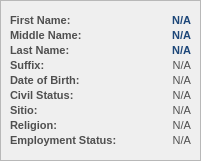
     <widget class="QFrame" name="basePopUpBodyFrame_4">
      <property name="geometry">
       <rect>
        <x>180</x>
        <y>10</y>
        <width>201</width>
        <height>161</height>
       </rect>
      </property>
      <property name="styleSheet">
       <string notr="true">#basePopUpBodyFrame_4 {
	background-color: rgb(247, 247, 247);
	border: 1px solid rgb(194, 194, 194);
	border-radius: 10px;
}</string>
      </property>
      <property name="frameShape">
       <enum>QFrame::Shape::StyledPanel</enum>
      </property>
      <property name="frameShadow">
       <enum>QFrame::Shadow::Raised</enum>
      </property>
      <widget class="QLabel" name="cp_displayFirstName">
       <property name="geometry">
        <rect>
         <x>80</x>
         <y>10</y>
         <width>111</width>
         <height>21</height>
        </rect>
       </property>
       <property name="font">
        <font>
         <family>Arial</family>
         <pointsize>8</pointsize>
         <bold>true</bold>
        </font>
       </property>
       <property name="styleSheet">
        <string notr="true">#cp_displayFirstName{
	background-color:transparent;
	color:#1c4678;
}</string>
       </property>
       <property name="text">
        <string>N/A</string>
       </property>
       <property name="alignment">
        <set>Qt::AlignmentFlag::AlignRight|Qt::AlignmentFlag::AlignTrailing|Qt::AlignmentFlag::AlignVCenter</set>
       </property>
      </widget>
      <widget class="QLabel" name="cp_labelFirstName">
       <property name="geometry">
        <rect>
         <x>10</x>
         <y>10</y>
         <width>81</width>
         <height>21</height>
        </rect>
       </property>
       <property name="font">
        <font>
         <family>Arial</family>
         <pointsize>8</pointsize>
         <bold>true</bold>
        </font>
       </property>
       <property name="styleSheet">
        <string notr="true">#cp_labelFirstName{
	background-color:transparent;
	color:#4f4f4f;
}</string>
       </property>
       <property name="text">
        <string>First Name:</string>
       </property>
       <property name="alignment">
        <set>Qt::AlignmentFlag::AlignLeading|Qt::AlignmentFlag::AlignLeft|Qt::AlignmentFlag::AlignVCenter</set>
       </property>
      </widget>
      <widget class="QLabel" name="cp_labelLastName">
       <property name="geometry">
        <rect>
         <x>10</x>
         <y>40</y>
         <width>71</width>
         <height>21</height>
        </rect>
       </property>
       <property name="font">
        <font>
         <family>Arial</family>
         <pointsize>8</pointsize>
         <bold>true</bold>
        </font>
       </property>
       <property name="styleSheet">
        <string notr="true">#cp_labelLastName{
	background-color:transparent;
	color:#4f4f4f;
}</string>
       </property>
       <property name="text">
        <string>Last Name:</string>
       </property>
       <property name="alignment">
        <set>Qt::AlignmentFlag::AlignLeading|Qt::AlignmentFlag::AlignLeft|Qt::AlignmentFlag::AlignVCenter</set>
       </property>
      </widget>
      <widget class="QLabel" name="cp_displayLastName">
       <property name="geometry">
        <rect>
         <x>80</x>
         <y>40</y>
         <width>111</width>
         <height>21</height>
        </rect>
       </property>
       <property name="font">
        <font>
         <family>Arial</family>
         <pointsize>8</pointsize>
         <bold>true</bold>
        </font>
       </property>
       <property name="styleSheet">
        <string notr="true">#cp_displayLastName{
	background-color:transparent;
	color:#1c4678;
}</string>
       </property>
       <property name="text">
        <string>N/A</string>
       </property>
       <property name="alignment">
        <set>Qt::AlignmentFlag::AlignRight|Qt::AlignmentFlag::AlignTrailing|Qt::AlignmentFlag::AlignVCenter</set>
       </property>
      </widget>
      <widget class="QLabel" name="cp_displayMiddleName">
       <property name="geometry">
        <rect>
         <x>90</x>
         <y>20</y>
         <width>101</width>
         <height>31</height>
        </rect>
       </property>
       <property name="font">
        <font>
         <family>Arial</family>
         <pointsize>8</pointsize>
         <bold>true</bold>
        </font>
       </property>
       <property name="styleSheet">
        <string notr="true">#cp_displayMiddleName{
	background-color:transparent;
	color:#1c4678;
}</string>
       </property>
       <property name="text">
        <string>N/A</string>
       </property>
       <property name="alignment">
        <set>Qt::AlignmentFlag::AlignRight|Qt::AlignmentFlag::AlignTrailing|Qt::AlignmentFlag::AlignVCenter</set>
       </property>
      </widget>
      <widget class="QLabel" name="cp_labelMiddleName">
       <property name="geometry">
        <rect>
         <x>10</x>
         <y>20</y>
         <width>81</width>
         <height>31</height>
        </rect>
       </property>
       <property name="font">
        <font>
         <family>Arial</family>
         <pointsize>8</pointsize>
         <bold>true</bold>
        </font>
       </property>
       <property name="styleSheet">
        <string notr="true">#cp_labelMiddleName{
	background-color:transparent;
	color:#4f4f4f;
}</string>
       </property>
       <property name="text">
        <string>Middle Name:</string>
       </property>
       <property name="alignment">
        <set>Qt::AlignmentFlag::AlignLeading|Qt::AlignmentFlag::AlignLeft|Qt::AlignmentFlag::AlignVCenter</set>
       </property>
      </widget>
      <widget class="QLabel" name="cp_displaySex_2">
       <property name="geometry">
        <rect>
         <x>270</x>
         <y>160</y>
         <width>101</width>
         <height>31</height>
        </rect>
       </property>
       <property name="font">
        <font>
         <family>Arial</family>
         <pointsize>9</pointsize>
        </font>
       </property>
       <property name="styleSheet">
        <string notr="true">#cp_displaySex{
	background-color:transparent;
	color:#4f4f4f;
}</string>
       </property>
       <property name="text">
        <string>Male</string>
       </property>
       <property name="alignment">
        <set>Qt::AlignmentFlag::AlignRight|Qt::AlignmentFlag::AlignTrailing|Qt::AlignmentFlag::AlignVCenter</set>
       </property>
      </widget>
      <widget class="QLabel" name="cp_labelCivilStatus">
       <property name="geometry">
        <rect>
         <x>10</x>
         <y>80</y>
         <width>141</width>
         <height>31</height>
        </rect>
       </property>
       <property name="font">
        <font>
         <family>Arial</family>
         <pointsize>8</pointsize>
         <bold>true</bold>
        </font>
       </property>
       <property name="styleSheet">
        <string notr="true">#cp_labelCivilStatus{
	background-color:transparent;
	color:#4f4f4f;
}</string>
       </property>
       <property name="text">
        <string>Civil Status:</string>
       </property>
       <property name="alignment">
        <set>Qt::AlignmentFlag::AlignLeading|Qt::AlignmentFlag::AlignLeft|Qt::AlignmentFlag::AlignVCenter</set>
       </property>
      </widget>
      <widget class="QLabel" name="cp_labelDOB">
       <property name="geometry">
        <rect>
         <x>10</x>
         <y>70</y>
         <width>81</width>
         <height>21</height>
        </rect>
       </property>
       <property name="font">
        <font>
         <family>Arial</family>
         <pointsize>8</pointsize>
         <bold>true</bold>
        </font>
       </property>
       <property name="styleSheet">
        <string notr="true">#cp_labelDOB{
	background-color:transparent;
	color:#4f4f4f;
}</string>
       </property>
       <property name="text">
        <string>Date of Birth:</string>
       </property>
       <property name="alignment">
        <set>Qt::AlignmentFlag::AlignLeading|Qt::AlignmentFlag::AlignLeft|Qt::AlignmentFlag::AlignVCenter</set>
       </property>
      </widget>
      <widget class="QLabel" name="cp_displayDOB">
       <property name="geometry">
        <rect>
         <x>130</x>
         <y>70</y>
         <width>61</width>
         <height>21</height>
        </rect>
       </property>
       <property name="font">
        <font>
         <family>Arial</family>
         <pointsize>8</pointsize>
        </font>
       </property>
       <property name="styleSheet">
        <string notr="true">#cp_displayDOB{
	background-color:transparent;
	color:#4f4f4f;
}</string>
       </property>
       <property name="text">
        <string>N/A</string>
       </property>
       <property name="alignment">
        <set>Qt::AlignmentFlag::AlignRight|Qt::AlignmentFlag::AlignTrailing|Qt::AlignmentFlag::AlignVCenter</set>
       </property>
      </widget>
      <widget class="QLabel" name="cp_displayCivilStatus">
       <property name="geometry">
        <rect>
         <x>130</x>
         <y>80</y>
         <width>61</width>
         <height>31</height>
        </rect>
       </property>
       <property name="font">
        <font>
         <family>Arial</family>
         <pointsize>8</pointsize>
        </font>
       </property>
       <property name="styleSheet">
        <string notr="true">#cp_displayCivilStatus{
	background-color:transparent;
	color:#4f4f4f;
}</string>
       </property>
       <property name="text">
        <string>N/A</string>
       </property>
       <property name="alignment">
        <set>Qt::AlignmentFlag::AlignRight|Qt::AlignmentFlag::AlignTrailing|Qt::AlignmentFlag::AlignVCenter</set>
       </property>
      </widget>
      <widget class="QLabel" name="cp_labelSuffiix">
       <property name="geometry">
        <rect>
         <x>10</x>
         <y>50</y>
         <width>61</width>
         <height>31</height>
        </rect>
       </property>
       <property name="font">
        <font>
         <family>Arial</family>
         <pointsize>8</pointsize>
         <bold>true</bold>
        </font>
       </property>
       <property name="styleSheet">
        <string notr="true">#cp_labelSuffiix{
	background-color:transparent;
	color:#4f4f4f;
}</string>
       </property>
       <property name="text">
        <string>Suffix:</string>
       </property>
       <property name="alignment">
        <set>Qt::AlignmentFlag::AlignLeading|Qt::AlignmentFlag::AlignLeft|Qt::AlignmentFlag::AlignVCenter</set>
       </property>
      </widget>
      <widget class="QLabel" name="cp_displaySuffix">
       <property name="geometry">
        <rect>
         <x>110</x>
         <y>50</y>
         <width>81</width>
         <height>31</height>
        </rect>
       </property>
       <property name="font">
        <font>
         <family>Arial</family>
         <pointsize>8</pointsize>
        </font>
       </property>
       <property name="styleSheet">
        <string notr="true">#cp_displaySuffix{
	background-color:transparent;
	color:#4f4f4f;
}</string>
       </property>
       <property name="text">
        <string>N/A</string>
       </property>
       <property name="alignment">
        <set>Qt::AlignmentFlag::AlignRight|Qt::AlignmentFlag::AlignTrailing|Qt::AlignmentFlag::AlignVCenter</set>
       </property>
      </widget>
      <widget class="QLabel" name="cp_labelSitio">
       <property name="geometry">
        <rect>
         <x>10</x>
         <y>100</y>
         <width>91</width>
         <height>21</height>
        </rect>
       </property>
       <property name="font">
        <font>
         <family>Arial</family>
         <pointsize>8</pointsize>
         <bold>true</bold>
        </font>
       </property>
       <property name="styleSheet">
        <string notr="true">#cp_labelSitio{
	background-color:transparent;
	color:#4f4f4f;
}</string>
       </property>
       <property name="text">
        <string>Sitio:</string>
       </property>
       <property name="alignment">
        <set>Qt::AlignmentFlag::AlignLeading|Qt::AlignmentFlag::AlignLeft|Qt::AlignmentFlag::AlignVCenter</set>
       </property>
      </widget>
      <widget class="QLabel" name="cp_labelReligion">
       <property name="geometry">
        <rect>
         <x>10</x>
         <y>110</y>
         <width>51</width>
         <height>31</height>
        </rect>
       </property>
       <property name="font">
        <font>
         <family>Arial</family>
         <pointsize>8</pointsize>
         <bold>true</bold>
        </font>
       </property>
       <property name="styleSheet">
        <string notr="true">#cp_labelReligion{
	background-color:transparent;
	color:#4f4f4f;
}</string>
       </property>
       <property name="text">
        <string>Religion:</string>
       </property>
       <property name="alignment">
        <set>Qt::AlignmentFlag::AlignLeading|Qt::AlignmentFlag::AlignLeft|Qt::AlignmentFlag::AlignVCenter</set>
       </property>
      </widget>
      <widget class="QLabel" name="cp_displaySitio">
       <property name="geometry">
        <rect>
         <x>90</x>
         <y>100</y>
         <width>101</width>
         <height>21</height>
        </rect>
       </property>
       <property name="font">
        <font>
         <family>Arial</family>
         <pointsize>8</pointsize>
        </font>
       </property>
       <property name="styleSheet">
        <string notr="true">#cp_displaySitio{
	background-color:transparent;
	color:#4f4f4f;
}</string>
       </property>
       <property name="text">
        <string>N/A</string>
       </property>
       <property name="alignment">
        <set>Qt::AlignmentFlag::AlignRight|Qt::AlignmentFlag::AlignTrailing|Qt::AlignmentFlag::AlignVCenter</set>
       </property>
      </widget>
      <widget class="QLabel" name="cp_displayReligion">
       <property name="geometry">
        <rect>
         <x>110</x>
         <y>110</y>
         <width>81</width>
         <height>31</height>
        </rect>
       </property>
       <property name="font">
        <font>
         <family>Arial</family>
         <pointsize>8</pointsize>
        </font>
       </property>
       <property name="styleSheet">
        <string notr="true">#cp_displayReligion{
	background-color:transparent;
	color:#4f4f4f;
}</string>
       </property>
       <property name="text">
        <string>N/A</string>
       </property>
       <property name="alignment">
        <set>Qt::AlignmentFlag::AlignRight|Qt::AlignmentFlag::AlignTrailing|Qt::AlignmentFlag::AlignVCenter</set>
       </property>
      </widget>
      <widget class="QLabel" name="cp_labelEmploymentStatus">
       <property name="geometry">
        <rect>
         <x>10</x>
         <y>130</y>
         <width>121</width>
         <height>21</height>
        </rect>
       </property>
       <property name="font">
        <font>
         <family>Arial</family>
         <pointsize>8</pointsize>
         <bold>true</bold>
        </font>
       </property>
       <property name="styleSheet">
        <string notr="true">#cp_labelEmploymentStatus{
	background-color:transparent;
	color:#4f4f4f;
}</string>
       </property>
       <property name="text">
        <string>Employment Status:</string>
       </property>
       <property name="alignment">
        <set>Qt::AlignmentFlag::AlignLeading|Qt::AlignmentFlag::AlignLeft|Qt::AlignmentFlag::AlignVCenter</set>
       </property>
      </widget>
      <widget class="QLabel" name="cp_displayEmploymentStatus">
       <property name="geometry">
        <rect>
         <x>120</x>
         <y>130</y>
         <width>71</width>
         <height>21</height>
        </rect>
       </property>
       <property name="font">
        <font>
         <family>Arial</family>
         <pointsize>8</pointsize>
         <italic>false</italic>
        </font>
       </property>
       <property name="styleSheet">
        <string notr="true">#cp_displayEmploymentStatus{
	background-color:transparent;
	color:#4f4f4f;
}</string>
       </property>
       <property name="text">
        <string>N/A</string>
       </property>
       <property name="alignment">
        <set>Qt::AlignmentFlag::AlignRight|Qt::AlignmentFlag::AlignTrailing|Qt::AlignmentFlag::AlignVCenter</set>
       </property>
      </widget>
     </widget>
